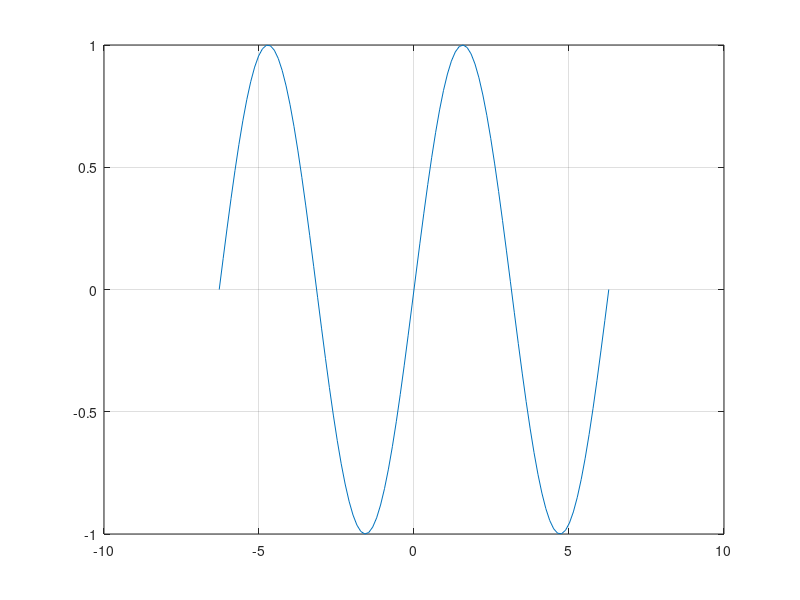

Source code (MATLAB): (Note: this script raises an error after producing the figure.)
x = linspace(-2*pi,2*pi,100);
y = sin(x);
plot(x,y)
grid
hold on
y1 = mysin(x);
plot(x,y1,'r:')
axis( [-2*pi,2*pi,-2,2] )